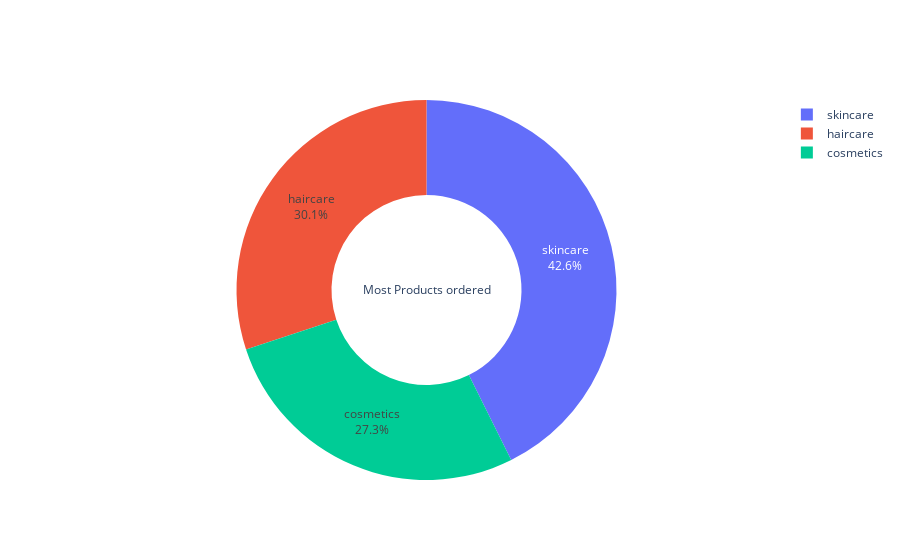

The notebook cell saved with this chart:
### Code cell
labels = data['Product type']
values = data['Order quantities']

# Use `hole` to create a donut-like pie chart
fig = go.Figure(data=[go.Pie(labels=labels, values=values, hole=.5,text=labels,title='Most Products ordered')])
fig.show()

### Figure 1 — Plotly figure (JSON) as saved in the notebook; plotly's stock layout.template omitted (floating-point values rounded to 4 significant figures)
{"data": [{"hole": 0.5, "labels": ["haircare", "skincare", "haircare", "skincare", "skincare", "haircare", "skincare", "cosmetics", "cosmetics", "skincare", "skincare", "skincare", "haircare", "skincare", "skincare", "skincare", "skincare", "cosmetics", "haircare", "skincare", "skincare", "cosmetics", "haircare", "cosmetics", "haircare", "haircare", "haircare", "cosmetics", "cosmetics", "cosmetics", "haircare", "skincare", "skincare", "cosmetics", "skincare", "cosmetics", "skincare", "skincare", "cosmetics", "skincare", "skincare", "skincare", "skincare", "haircare", "cosmetics", "haircare", "haircare", "skincare", "haircare", "cosmetics", "cosmetics", "haircare", "skincare", "skincare", "haircare", "haircare", "skincare", "haircare", "skincare", "cosmetics", "skincare", "haircare", "cosmetics", "skincare", "skincare", "skincare", "skincare", "skincare", "haircare", "skincare", "haircare", "cosmetics", "cosmetics", "cosmetics", "haircare", "skincare", "haircare", "haircare", "haircare", "haircare", "skincare", "haircare", "skincare", "haircare", "haircare", "cosmetics", "skincare", "haircare", "cosmetics", "cosmetics", "skincare", "cosmetics", "cosmetics", "haircare", "cosmetics", "haircare", "cosmetics", "haircare", "skincare", "haircare"], "text": ["haircare", "skincare", "haircare", "skincare", "skincare", "haircare", "skincare", "cosmetics", "cosmetics", "skincare", "skincare", "skincare", "haircare", "skincare", "skincare", "skincare", "skincare", "cosmetics", "haircare", "skincare", "skincare", "cosmetics", "haircare", "cosmetics", "haircare", "haircare", "haircare", "cosmetics", "cosmetics", "cosmetics", "haircare", "skincare", "skincare", "cosmetics", "skincare", "cosmetics", "skincare", "skincare", "cosmetics", "skincare", "skincare", "skincare", "skincare", "haircare", "cosmetics", "haircare", "haircare", "skincare", "haircare", "cosmetics", "cosmetics", "haircare", "skincare", "skincare", "haircare", "haircare", "skincare", "haircare", "skincare", "cosmetics", "skincare", "haircare", "cosmetics", "skincare", "skincare", "skincare", "skincare", "skincare", "haircare", "skincare", "haircare", "cosmetics", "cosmetics", "cosmetics", "haircare", "skincare", "haircare", "haircare", "haircare", "haircare", "skincare", "haircare", "skincare", "haircare", "haircare", "cosmetics", "skincare", "haircare", "cosmetics", "cosmetics", "skincare", "cosmetics", "cosmetics", "haircare", "cosmetics", "haircare", "cosmetics", "haircare", "skincare", "haircare"], "title": {"text": "Most Products ordered"}, "type": "pie", "values": [96, 37, 88, 59, 56, 66, 58, 11, 15, 83, 80, 60, 85, 48, 78, 69, 78, 85, 46, 94, 68, 7, 63, 29, 2, 52, 48, 62, 24, 67, 35, 44, 64, 95, 21, 85, 28, 21, 88, 34, 39, 38, 57, 85, 72, 52, 6, 51, 9, 9, 82, 52, 11, 54, 61, 11, 83, 51, 44, 26, 72, 36, 40, 10, 75, 54, 19, 71, 58, 27, 22, 26, 77, 66, 1, 56, 22, 57, 51, 20, 41, 8, 72, 7, 80, 66, 22, 55, 85, 27, 96, 85, 10, 66, 72, 26, 32, 4, 27, 59]}], "layout": {}}
